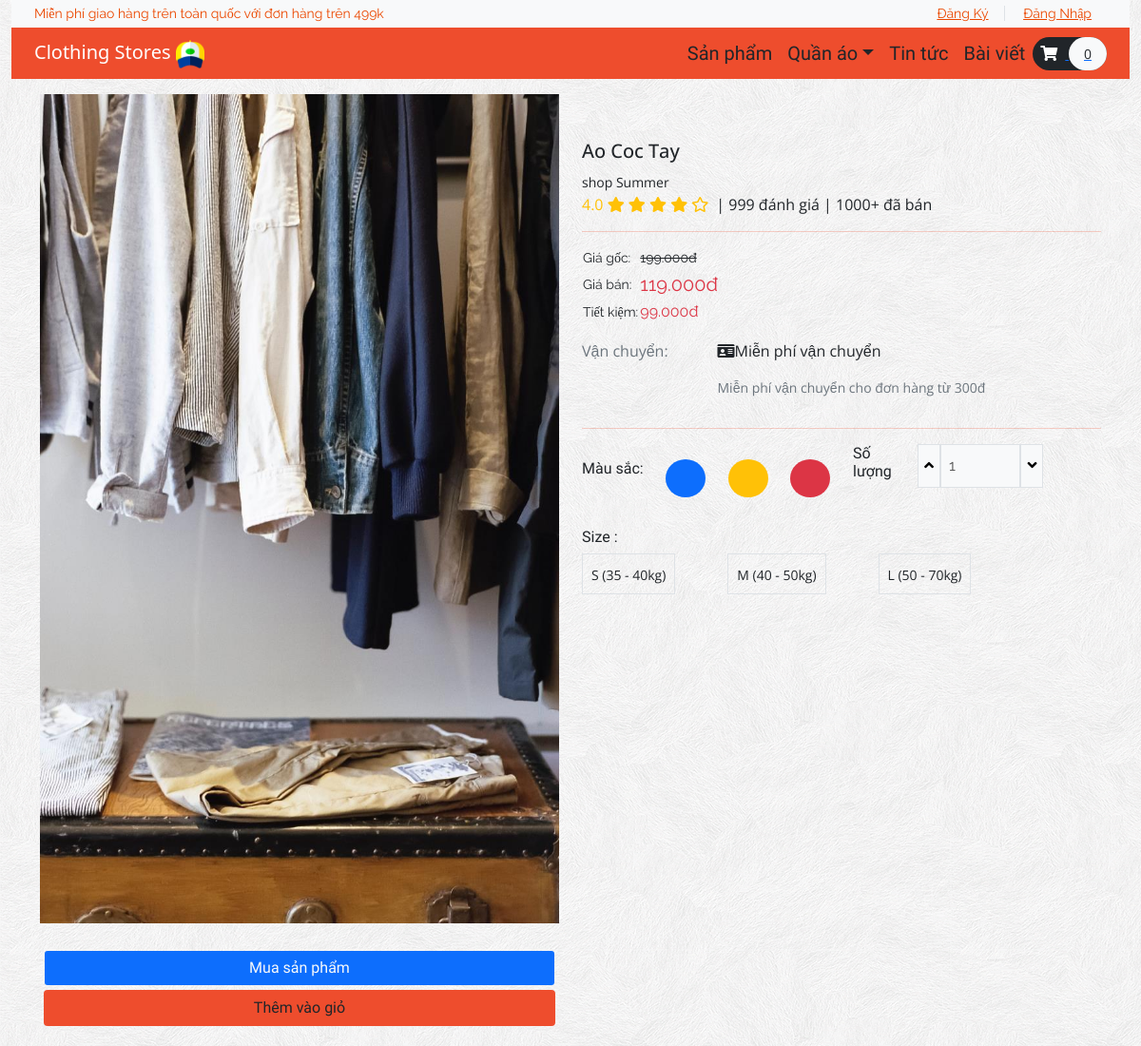
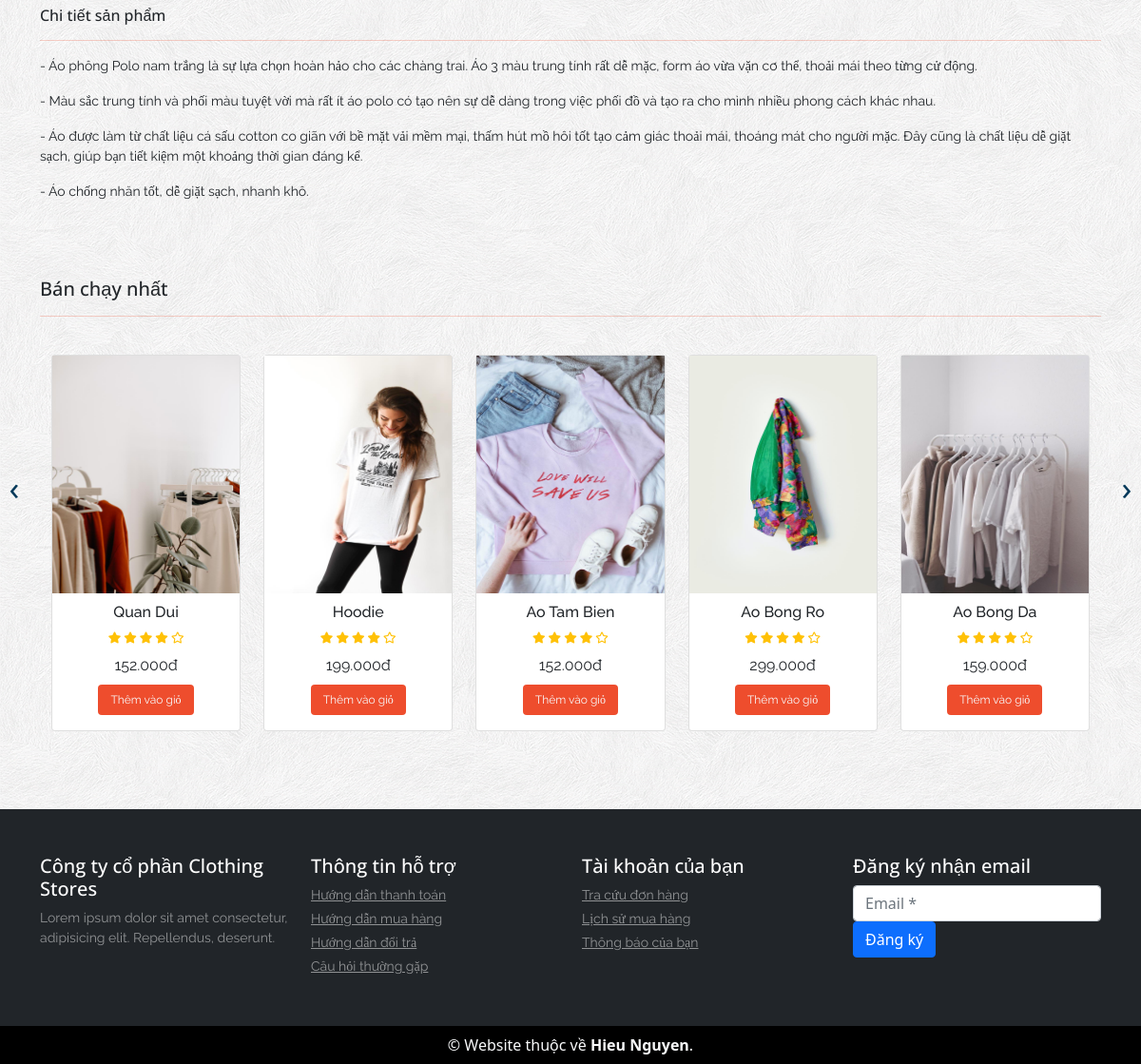
Page /product.php?item_id=2 on the committed database (2 pictures, top to bottom).
### tables this page shows
CREATE TABLE `product` (
  `item_id` int(11) NOT NULL,
  `item_brand` nvarchar(200) NOT NULL,
  `item_name` nvarchar(255) NOT NULL,
  `item_price` double(10,3) NOT NULL,
  `item_image` nvarchar(255) NOT NULL
);

### functions.php (called while the page is built, shortened)
<?php
    require('database/DBController.php');
    require('database/Product.php');
$db = new DBController();
$product = new Product($db);
$product_shuffle = $product->getData();
$Cart = new Cart($db);

### database/Product.php (called while the page is built, shortened)
<?php
class Product
{
    public $db = null;
    public function __construct(DBController $db)
    {
        $this->db = $db;
    }
    public function getData($table = 'product')
    {
        $result = $this->db->con->query("SELECT * FROM {$table}");
        $resultArray = array();
        while ($item = mysqli_fetch_array($result, MYSQLI_ASSOC)) {
            $resultArray[] = $item;
        }
        return $resultArray;
    }
}

### database/DBController.php (called while the page is built, shortened)
<?php
class DBController
{
    protected $host = 'localhost';
    protected $user = 'root';
    protected $password = '';
    protected $database = "ecom";
    public function __construct()
    {
        $this->con = mysqli_connect($this->host, $this->user, $this->password, $this->database);
    }
}

### product.php (called while the page is built)
<?php
include ('header.php');
?>
<?php
    include ('Template/products.php');
    include ('Template/top-sale.php');
?>
<?php
include ('footer.php');
?>

### Template/top-sale.php (the view, shortened to what this page needs)
<?php
shuffle($product_shuffle);
?>
<section id="top-sale">
    <div class="container py-5">
        <h4 class="font-rubik font-size-20">Bán chạy nhất</h4>
        <hr>
        <div class="owl-carousel owl-theme">
            <?php foreach ($product_shuffle as $item) { ?>
                <div class="item carousel-inner container py-4">
                    <div class="row">
                        <div class="col-lg">
                            <div class="card">
                                <div class="product font-rale">
                                    <a href="<?php printf('%s?item_id=%s', 'product.php',  $item['item_id']); ?>"><img src="<?php echo $item['item_image'] ?? "./assets/products/1.png"; ?>" alt="product1" style="height:250px"></a>
                                    <div class="text-center">
                                        <h6 style="padding-top: 10px;"><?php echo  $item['item_name'] ?? "Unknown";  ?></h6>
                                        <div class="rating text-warning font-size-12">
                                            <span><i class="fas fa-star"></i></span>
                                            <span><i class="fas fa-star"></i></span>
                                            <span><i class="fas fa-star"></i></span>
                                            <span><i class="fas fa-star"></i></span>
                                            <span><i class="far fa-star"></i></span>
                                        </div>
                                        <div class="price py-2">
                                            <span><?php echo $item['item_price'] ?? '0'; ?>đ</span>
                                        </div>
                                        <form method="post" class="mb-3">
                                            <?php
                                            if (in_array($item['item_id'], $Cart->getCartId($product->getData('cart')) ?? [])) {
                                                echo '<button type="submit" disabled class="btn btn-success font-size-12">Đã thêm</button>';
                                            } else {
                                                echo '<button type="submit" name="top_sale_submit" class="btn color-second-bg font-size-12 text-light">Thêm vào giỏ</button>';
                                            }
                                            ?>
                                        </form>
                                    </div>
                                </div>
                            </div>
                        </div>
                    </div>
                </div>
            <?php }
            ?>
        </div>
    </div>
</section>

### Template/products.php
<?php
$item_id = $_GET['item_id'] ?? 1;
foreach ($product->getData() as $item) :
    if ($item['item_id'] == $item_id) :
?>
        <section id="product" class="py-3">
            <div class="container">
                <div class="row">
                    <div class="col-sm-6">
                        <img src="<?php echo $item['item_image'] ?? "./assets/products/1.png" ?>" alt="product" class="img-fluid">
                        <div class="form-row pt-4 font-size-16 font-baloo">
                            <div class="col m-1">
                                <button type="submit" class="btn bg-primary form-control text-light">Mua sản phẩm</button>
                            </div>
                            <div class="col m-1">
                                <?php
                                if (in_array($item['item_id'], $Cart->getCartId($product->getData('cart')) ?? [])) {
                                    echo '<button type="submit" disabled class="btn btn-success font-size-16 form-control">Đã trong giỏ</button>';
                                } else {
                                    echo '<button type="submit" name="top_sale_submit" class="btn color-second-bg font-size-16 form-control">Thêm vào giỏ</button>';
                                }
                                ?>
                            </div>
                        </div>
                    </div>
                    <div class="col-sm-6 py-5 font-rubik">
                        <h5 class="font-size-20"><?php echo $item['item_name'] ?? "Unknown"; ?></h5>
                        <small>shop <?php echo $item['item_brand'] ?? "Brand?"; ?></small>
                        <div class="d-flex">
                            <div class="rating text-warning font-size-16">
                                <span class="font-weight-bold">4.0</span>
                                <span><i class="fas fa-star"></i></span>
                                <span><i class="fas fa-star"></i></span>
                                <span><i class="fas fa-star"></i></span>
                                <span><i class="fas fa-star"></i></span>
                                <span><i class="far fa-star"></i></span>
                            </div>
                            <p class="px-2 font-rubik font-size-16">| 999 đánh giá | 1000+ đã bán</p>
                        </div>
                        <hr class="m-0">
                        <table class="my-3">
                            <tr class="font-rale font-size-14">
                                <td>Giá gốc: </td>
                                <td><strike>199.000đ</strike></td>
                            </tr>
                            <tr class="font-rale font-size-14">
                                <td>Giá bán: </td>
                                <td class="font-size-20 text-danger"><span><?php echo $item['item_price'] ?? 0; ?>đ</span></td>
                            </tr>
                            <tr class="font-rale font-size-14">
                                <td>Tiết kiệm: </td>
                                <td><span class="font-size-16 text-danger">99.000đ</span></td>
                            </tr>
                        </table>
                        <div class="row">
                            <div class="col-md-3 text-secondary">Vận chuyển:</div>
                            <div class="col-md-9">
                                <p><i class="fas fa-id-card"></i>Miễn phí vận chuyển</p>
                                <p class="font-size-14 text-secondary">Miễn phí vận chuyển cho đơn hàng từ 300đ</p>
                            </div>
                        </div>
                        <hr>
                        <div class="row">
                            <div class="col-6">
                                <div class="color my-3">
                                    <div class="d-flex justify-content-between">
                                        <h6 class="font-baloo">Màu sắc:</h6>
                                        <div class="p-2 bg-primary rounded-circle"><button class="btn font-size-14"></button></div>
                                        <div class="p-2 bg-warning rounded-circle"><button class="btn font-size-14"></button></div>
                                        <div class="p-2 bg-danger rounded-circle"><button class="btn font-size-14"></button></div>
                                    </div>
                                </div>
                            </div>
                            <div class="col-6">
                                <div class="qty d-flex">
                                    <h6 class="font-baloo">Số lượng</h6>
                                    <div class="px-4 d-flex font-rale">
                                        <button class="qty-up border bg-light" data-id="pro1"><i class="fas fa-angle-up"></i></button>
                                        <input type="text" data-id="pro1" class="qty_input border px-2 w-50 bg-light" disabled value="1" placeholder="1">
                                        <button data-id="pro1" class="qty-down border bg-light"><i class="fas fa-angle-down"></i></button>
                                    </div>
                                </div>
                            </div>
                        </div>
                        <div class="size my-3">
                            <h6 class="font-baloo">Size :</h6>
                            <div class="d-flex justify-content-between w-75">
                                <div class="font-rubik border p-2">
                                    <button class="btn p-0 font-size-14">S (35 - 40kg)</button>
                                </div>
                                <div class="font-rubik border p-2">
                                    <button class="btn p-0 font-size-14">M (40 - 50kg)</button>
                                </div>
                                <div class="font-rubik border p-2">
                                    <button class="btn p-0 font-size-14">L (50 - 70kg)</button>
                                </div>
                            </div>
                        </div>
                    </div>
                    <div class="col-12 mt-4">
                        <h6 class="font-rubik">Chi tiết sản phẩm</h6>
                        <hr>
                        <p class="font-rale font-size-14">- Áo phông Polo nam trắng là sự lựa chọn hoàn hảo cho các chàng trai. Áo 3 màu trung tính rất dễ mặc, form áo vừa vặn cơ thể, thoải mái theo từng cử động.</p>
                        <p class="font-rale font-size-14">- Màu sắc trung tính và phối màu tuyệt vời mà rất ít áo polo có tạo nên sự dễ dàng trong việc phối đồ và tạo ra cho mình nhiều phong cách khác nhau.</p>
                        <p class="font-rale font-size-14">- Áo được làm từ chất liệu cá sấu cotton co giãn với bề mặt vải mềm mại, thấm hút mồ hôi tốt tạo cảm giác thoải mái, thoáng mát cho người mặc. Đây cũng là chất liệu dễ giặt sạch, giúp bạn tiết kiệm một khoảng thời gian đáng kể.</p>
                        <p class="font-rale font-size-14">- Áo chống nhăn tốt, dễ giặt sạch, nhanh khô.</p>
                    </div>
                </div>
            </div>
        </section>
<?php
    endif;
endforeach;
?>

### style.css (style rules this page uses)
button, button:focus { outline: none !important; box-shadow: none !important; }
hr { height: 2px; color: #ee4d2d }
.font-baloo { font-family: "Baloo Thambi 2", cursive; }
.font-rale { font-family: "Raleway", cursive; }
.font-rubik { font-family: 'Open Sans', sans-serif; }
.font-size-12 { font-size: 12px; }
.font-size-14 { font-size: 14px; }
.font-size-16 { font-size: 16px; }
.font-size-20 { font-size: 20px; }
.color-second-bg { background: #ee4d2d; }
#top-sale .owl-carousel .item .product a { overflow: hidden; }
#top-sale .owl-carousel .item .product img { transition: transform 0.5s ease; }

### rows in the picture
product: item_image (picture), item_name "Ao Coc Tay", item_brand "Summer", item_price "119.000"
product: item_image (picture), item_name "Quan Dui", item_price "152.000"
product: item_image (picture), item_name "Hoodie", item_price "199.000"
product: item_image (picture), item_name "Ao Tam Bien", item_price "152.000"
product: item_image (picture), item_name "Ao Bong Ro", item_price "299.000"
product: item_image (picture), item_name "Ao Bong Da", item_price "159.000"

### other values in the picture
count($product->getData('cart')) "0"
